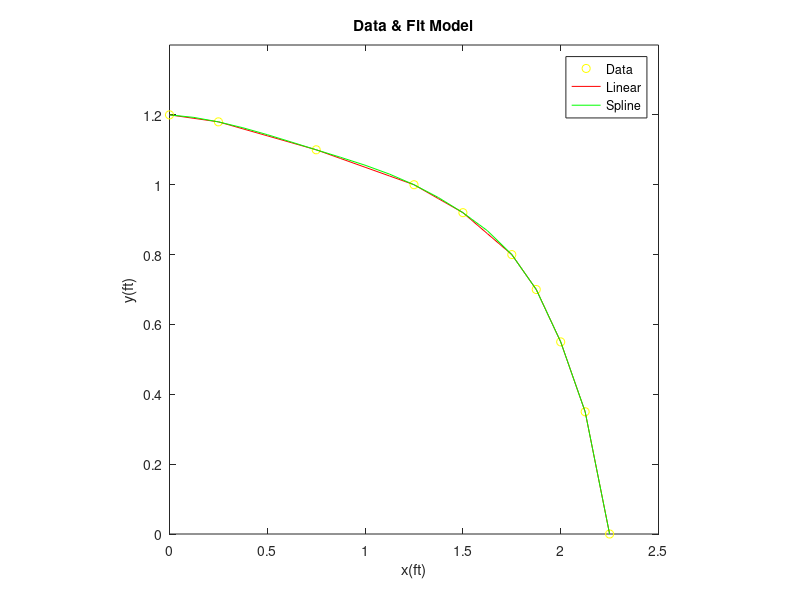

Recreate this plot in MATLAB.
x=[0 0.25 0.75 1.25 1.5  1.75 1.875 2 2.125 2.25];
y=[1.2 1.18 1.1 1 0.92 0.8 0.7 0.55 0.35 0];
x_m=0:.125:2.25;
y_lin=interp1(x,y,x_m);
y_sp=spline(x,y,x_m);
plot(x,y,'oy');
hold on;
plot(x_m,y_lin,'r');
plot(x_m,y_sp,'g');
xlim([0 2.5]);
ylim([0 1.4]);
ylabel('y(ft)');
xlabel('x(ft)');
title('Data & Fit Model');
legend('Data','Linear','Spline');
axis square;
